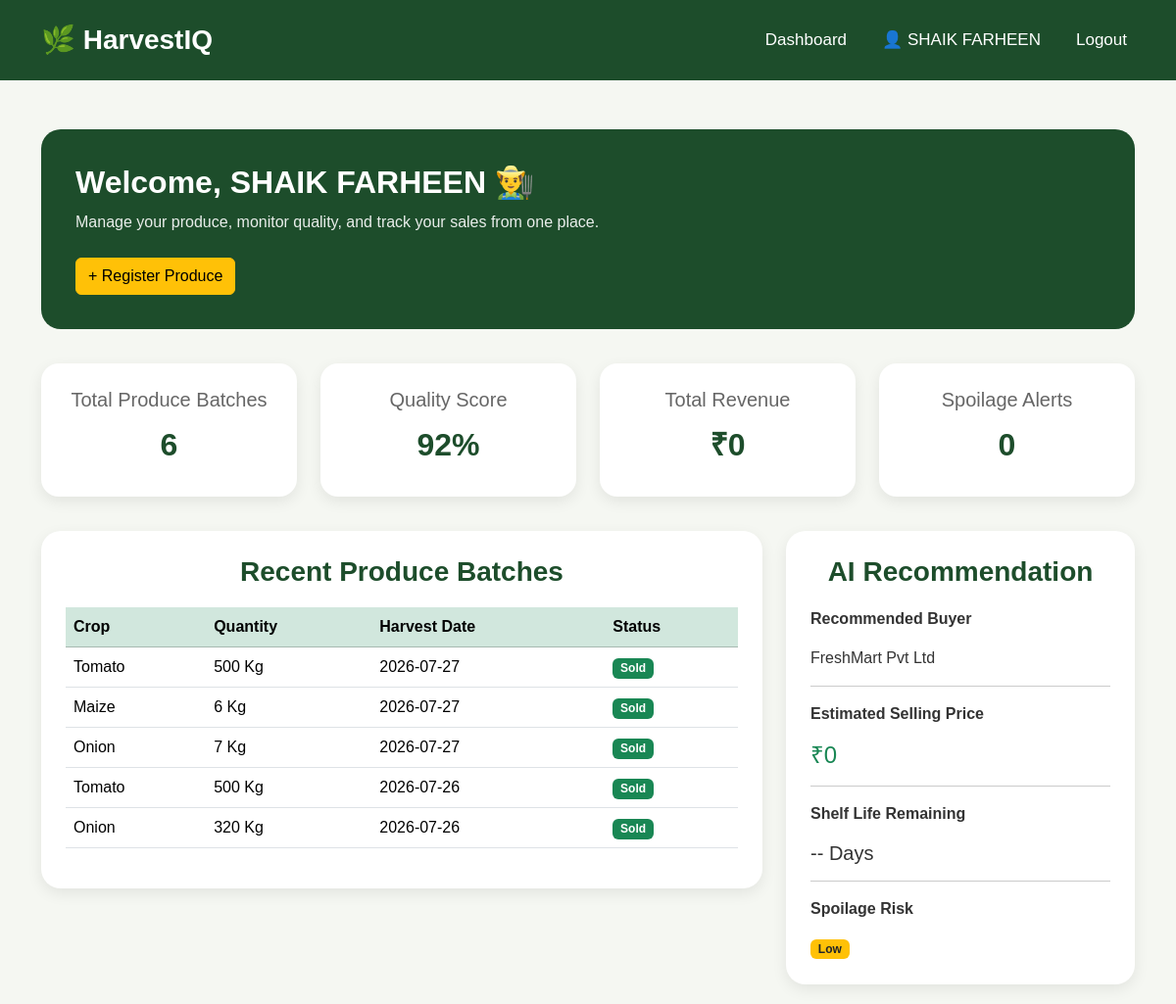
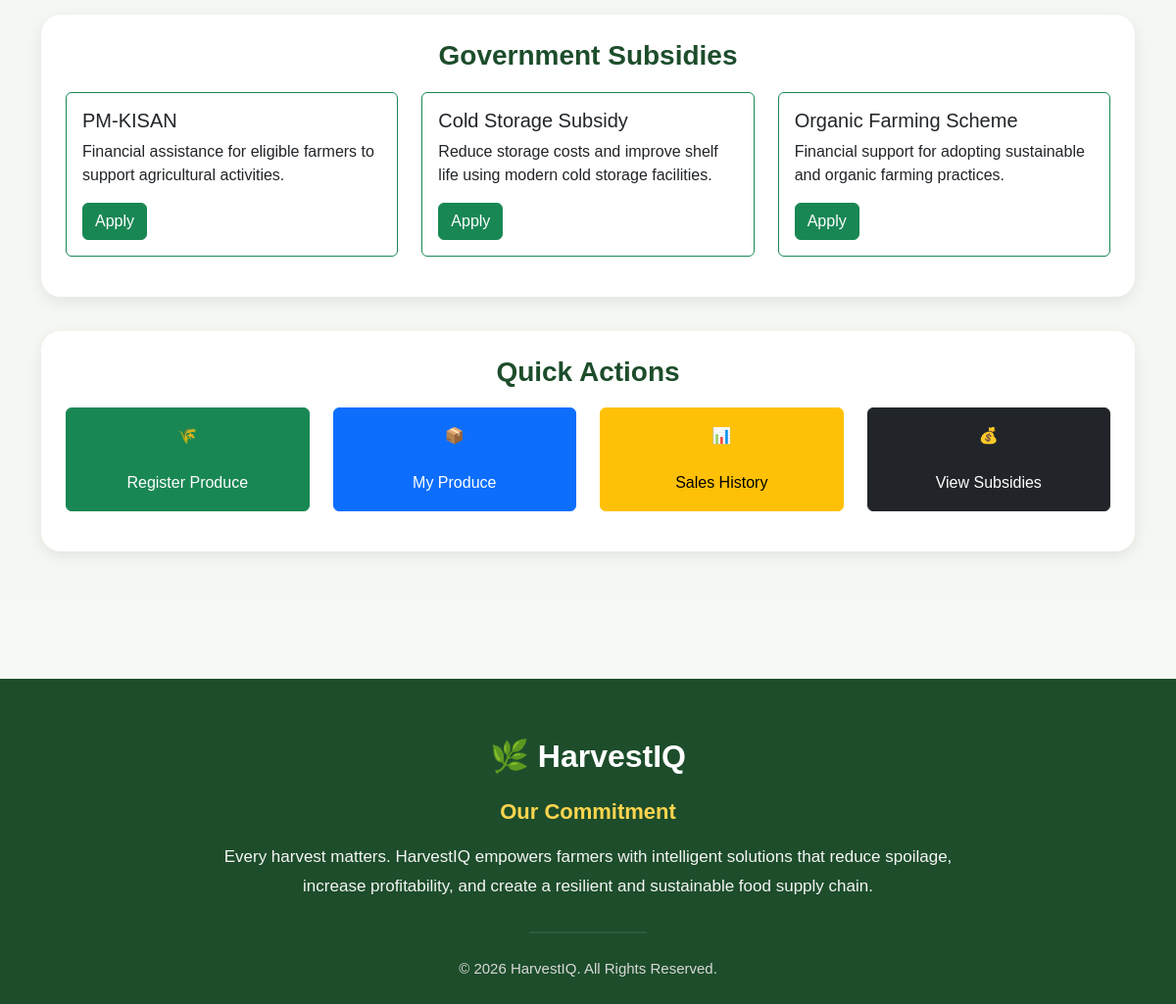
/farmer_dashboard (signed in), run on the app's committed database (2 pictures, top to bottom).
### app.py (models this page shows)
class User(db.Model):
    __tablename__ = "users"
    id = db.Column(db.Integer, primary_key=True)
    full_name = db.Column(db.String(100), nullable=False)
    email = db.Column(db.String(120), unique=True, nullable=False)
    password_hash = db.Column(db.String(255), nullable=False)
    phone = db.Column(db.String(15))
    role = db.Column(db.String(20), nullable=False)
    created_at = db.Column(db.DateTime, default=datetime.utcnow)
    farmer = db.relationship(
        "Farmer",
        back_populates="user",
        uselist=False
    )
    buyer = db.relationship(
        "Buyer",
        back_populates="user",
        uselist=False
    )
    logistics = db.relationship(
        "LogisticsProvider",
        back_populates="user",
        uselist=False
    )

class ProduceBatch(db.Model):
    __tablename__ = "produce_batches"
    id = db.Column(db.Integer, primary_key=True)
    farmer_id = db.Column(
        db.Integer,
        db.ForeignKey("farmers.id"),
        nullable=False
    )
    crop_name = db.Column(db.String(50))
    variety = db.Column(db.String(50))
    quantity = db.Column(db.Integer)
    unit = db.Column(db.String(20))
    harvest_date = db.Column(db.Date)
    farm_location = db.Column(db.String(200))
    status = db.Column(
        db.String(30),
        default="Registered"
    )
    farmer = db.relationship(
        "Farmer",
        back_populates="produce_batches"
    )
    quality = db.relationship(
        "QualityInspection",
        back_populates="batch",
        uselist=False,
        lazy=True
    )
    shelf_life = db.relationship(
        "ShelfLifePrediction",
        back_populates="batch",
        uselist=False,
        lazy=True
    )
    storage = db.relationship(
        "StorageRecord",
        back_populates="batch",
        lazy=True
    )
    deliveries = db.relationship(
        "Delivery",
        back_populates="batch",
        lazy=True
    )
    recommendation = db.relationship(
        "Recommendation",
        back_populates="batch",
        uselist=False,
        lazy=True
    )
    sale = db.relationship(
        "Sale",
        back_populates="batch",
        uselist=False,
        lazy=True
    )

### app.py (the view)
@app.route("/farmer_dashboard")
def farmer_dashboard():
    if "user_id" not in session:
        return redirect(url_for("login"))
    user = User.query.get(session["user_id"])
    farmer = Farmer.query.filter_by(user_id=user.id).first()
    total_batches = ProduceBatch.query.filter_by(farmer_id=farmer.id).count()
    recent_batches = ProduceBatch.query.filter_by(
        farmer_id=farmer.id
    ).order_by(
        ProduceBatch.harvest_date.desc()
    ).limit(5).all()
    return render_template(
        "farmer_dashboard.html",
        user=user,
        farmer=farmer,
        total_batches=total_batches,
        recent_batches=recent_batches
    )

### templates/farmer_dashboard.html (shortened to what this page needs)
{% extends "base.html" %}
{% block content %}
<div class="dashboard">
    <div class="container">
        <div class="welcome-card">
            <h2>Welcome, {{ user.full_name }} 👨‍🌾</h2>
            <p>
                Manage your produce, monitor quality, and track your sales from one place.
            </p>
            <br>
            <a href="{{ url_for('register_produce') }}" class="btn btn-warning">
                + Register Produce
            </a>
        </div>
        <div class="row g-4">
            <div class="col-md-3">
                <div class="stats-card">
                    <h5>Total Produce Batches</h5>
                    <h2>{{ total_batches }}</h2>
                </div>
            </div>
            <div class="col-md-3">
                <div class="stats-card">
                    <h5>Quality Score</h5>
                    <h2>92%</h2>
                </div>
            </div>
            <div class="col-md-3">
                <div class="stats-card">
                    <h5>Total Revenue</h5>
                    <h2>₹0</h2>
                </div>
            </div>
            <div class="col-md-3">
                <div class="stats-card">
                    <h5>Spoilage Alerts</h5>
                    <h2>0</h2>
                </div>
            </div>
        </div>
        <div class="row">
            <div class="col-lg-8">
                <div class="section-box">
                    <h3 class="section-title">Recent Produce Batches</h3>
                    <table class="table table-hover align-middle">
                        <thead class="table-success">
                            <tr>
                                <th>Crop</th>
                                <th>Quantity</th>
                                <th>Harvest Date</th>
                                <th>Status</th>
                            </tr>
                        </thead>
                        <tbody>
                            {% if recent_batches %}
                            {% for batch in recent_batches %}
                            <tr>
                                <td>{{ batch.crop_name }}</td>
                                <td>{{ batch.quantity }} {{ batch.unit }}</td>
                                <td>{{ batch.harvest_date }}</td>
                                <td>
                                    <span class="badge bg-success">
                                        {{ batch.status }}
                                    </span>
                                </td>
                            </tr>
                            {% endfor %}
                            {% else %}
                            <tr>
                                <td colspan="4" class="text-center">
                                    No produce batches registered yet.
                                </td>
                            </tr>
                            {% endif %}
                        </tbody>
                    </table>
                </div>
            </div>
            <div class="col-lg-4">
                <div class="section-box">
                    <h3 class="section-title">AI Recommendation</h3>
                    <p><strong>Recommended Buyer</strong></p>
                    <p>FreshMart Pvt Ltd</p>
                    <hr>
                    <p><strong>Estimated Selling Price</strong></p>
                    <h4 class="text-success">₹0</h4>
                    <hr>
                    <p><strong>Shelf Life Remaining</strong></p>
                    <h5>-- Days</h5>
                    <hr>
                    <p><strong>Spoilage Risk</strong></p>
                    <span class="badge bg-warning text-dark">
                        Low
                    </span>
                </div>
            </div>
        </div>
        <div class="section-box">
            <h3 class="section-title">Government Subsidies</h3>
            <div class="row">
                <div class="col-md-4 mb-3">
                    <div class="card border-success h-100">
                        <div class="card-body">
                            <h5 class="card-title">PM-KISAN</h5>
                            <p class="card-text">
                                Financial assistance for eligible farmers to support agricultural activities.
                            </p>
                            <a href="{{ url_for('apply_subsidy', subsidy_id=1) }}" class="btn btn-success">
                                Apply
                            </a>
                        </div>
                    </div>
                </div>
                <div class="col-md-4 mb-3">
                    <div class="card border-success h-100">
                        <div class="card-body">
                            <h5 class="card-title">Cold Storage Subsidy</h5>
                            <p class="card-text">
                                Reduce storage costs and improve shelf life using modern cold storage facilities.
                            </p>
                            <a href="{{ url_for('apply_subsidy', subsidy_id=2) }}" class="btn btn-success">
                                Apply
                            </a>
                        </div>
                    </div>
                </div>
                <div class="col-md-4 mb-3">
                    <div class="card border-success h-100">
                        <div class="card-body">
                            <h5 class="card-title">Organic Farming Scheme</h5>
                            <p class="card-text">
                                Financial support for adopting sustainable and organic farming practices.
                            </p>
                            <a href="{{ url_for('apply_subsidy', subsidy_id=3) }}" class="btn btn-success">
                                Apply
                            </a>
                        </div>
                    </div>
                </div>
            </div>
        </div>
        <div class="section-box">
            <h3 class="section-title">Quick Actions</h3>
            <div class="row text-center">
                <div class="col-md-3 mb-3">
                    <a href="{{ url_for('register_produce') }}" class="btn btn-success w-100 py-3">
                        🌾<br><br>
                        Register Produce
                    </a>
                </div>
                <div class="col-md-3 mb-3">
                    <a href="{{ url_for('my_produce') }}" class="btn btn-primary w-100 py-3">
                        📦<br><br>
                        My Produce
                    </a>
                </div>
                <div class="col-md-3 mb-3">
                    <a href="{{ url_for('sales_history') }}" class="btn btn-warning w-100 py-3">
                        📊<br><br>
                        Sales History
                    </a>
                </div>
                <div class="col-md-3 mb-3">
                    <a href="{{ url_for('view_subsidies') }}" class="btn btn-dark w-100 py-3">
                        💰<br><br>
                        View Subsidies
                    </a>
                </div>
            </div>
        </div>
    </div>
</div>
{% endblock %}

### templates/base.html (shortened to what this page needs)
<!DOCTYPE html>
<html lang="en">
<head>
    <link href="https://cdn.jsdelivr.net/npm/bootstrap@5.3.7/dist/css/bootstrap.min.css" rel="stylesheet">
</head>
<body>
    <nav class="navbar navbar-expand-lg navbar-dark">
        <div class="container">
            <a class="navbar-brand" href="/">🌿 HarvestIQ</a>
            <div class="collapse navbar-collapse" id="menu">
                <ul class="navbar-nav ms-auto">
                    {% if "user_id" not in session %}
                    <li class="nav-item">
                        <a class="nav-link" href="{{ url_for('home') }}">Home</a>
                    </li>
                    {% if request.endpoint == "home" %}
                    <li class="nav-item">
                        <a class="nav-link" href="#features">Features</a>
                    </li>
                    {% endif %}
                    <li class="nav-item">
                        <a class="nav-link" href="{{ url_for('login') }}">Login</a>
                    </li>
                    <li class="nav-item">
                        <a class="nav-link" href="{{ url_for('register') }}">Register</a>
                    </li>
                    {% else %}
                    <li class="nav-item">
                        {% if session["role"] == "Farmer" %}
                        <a class="nav-link" href="{{ url_for('farmer_dashboard') }}">
                            Dashboard
                        </a>
                        {% elif session["role"] == "Buyer" %}
                        <a class="nav-link" href="{{ url_for('buyer_dashboard') }}">
                            Dashboard
                        </a>
                        {% elif session["role"] == "Logistics" %}
                        <a class="nav-link" href="{{ url_for('logistics_dashboard') }}">
                            Dashboard
                        </a>
                        {% endif %}
                    </li>
                    <li class="nav-item">
                        {% if session["role"] == "Farmer" %}
                        <a class="nav-link" href="{{ url_for('profile') }}">
                            👤 {{ session["name"] }}
                        </a>
                        {% elif session["role"] == "Buyer" %}
                        <a class="nav-link" href="{{ url_for('buyer_profile') }}">
                            👤 {{ session["name"] }}
                        </a>
                        {% elif session["role"] == "Logistics" %}
                        <a class="nav-link" href="{{ url_for('logistics_profile') }}">
                            👤 {{ session["name"] }}
                        </a>
                        {% endif %}
                    </li>
                    <li class="nav-item">
                        <a class="nav-link" href="{{ url_for('logout') }}">
                            Logout
                        </a>
                    </li>
                    {% endif %}
                </ul>
            </div>
        </div>
    </nav>
    {% block content %}
    {% endblock %}
    <footer>
        <div class="container">
            <div class="footer-content">
                <h3>🌿 HarvestIQ</h3>
                <p class="commitment-title">
                    Our Commitment
                </p>
                <p class="commitment-text">
                    Every harvest matters. HarvestIQ empowers farmers with intelligent
                    solutions that reduce spoilage, increase profitability, and create
                    a resilient and sustainable food supply chain.
                </p>
                <hr>
                <p class="copyright">
                    © 2026 HarvestIQ. All Rights Reserved.
                </p>
            </div>
        </div>
    </footer>
</body>
</html>

### templates/base.html (style rules this page uses)
* { margin: 0; padding: 0; box-sizing: border-box; font-family: Arial, Helvetica, sans-serif; }
body { background: #f7f9f4; color: #333; }
html { scroll-behavior: smooth; }
.navbar { background: #1d4d2b; padding: 15px 0; }
.navbar-brand { color: white !important; font-size: 28px; font-weight: bold; }
.nav-link { color: white !important; margin-left: 20px; font-size: 17px; }
.section-title { text-align: center; font-size: 40px; font-weight: bold; color: #1d4d2b; margin-bottom: 50px; }
footer { background: #1d4d2b; color: white; padding: 60px 0 25px; margin-top: 80px; }
.footer-content { max-width: 750px; margin: auto; text-align: center; }
.footer-content h3 { font-size: 32px; font-weight: bold; margin-bottom: 20px; }
.commitment-title { font-size: 22px; font-weight: 600; color: #FFD54F; margin-bottom: 15px; }
.commitment-text { font-size: 17px; line-height: 1.8; color: #f5f5f5; margin-bottom: 30px; }
footer hr { width: 120px; margin: 25px auto; border: 1px solid rgba(255, 255, 255, .3); }
.copyright { font-size: 15px; color: #d8d8d8; margin: 0; }

### templates/farmer_dashboard.html (style rules this page uses)
.dashboard { background: #f5f7f2; min-height: 100vh; padding: 50px 0; }
.welcome-card { background: #1d4d2b; color: white; padding: 35px; border-radius: 20px; margin-bottom: 35px; }
.welcome-card h2 { font-weight: bold; margin-bottom: 10px; }
.welcome-card p { margin: 0; opacity: .9; }
.stats-card { background: white; border-radius: 18px; padding: 25px; box-shadow: 0 5px 15px rgba(0, 0, 0, .08); transition: .3s; text-align: center; height: 100%; }
.stats-card h5 { color: #666; margin-bottom: 15px; }
.stats-card h2 { color: #1d4d2b; font-weight: bold; }
.section-box { background: white; border-radius: 20px; padding: 25px; margin-top: 35px; box-shadow: 0 5px 15px rgba(0, 0, 0, .08); }
.section-title { color: #1d4d2b; font-size: 28px; font-weight: bold; margin-bottom: 20px; }

### data on the page
User: name "SHAIK FARHEEN", full_name "SHAIK FARHEEN"
ProduceBatch: crop_name "Tomato", quantity "500", unit "Kg", harvest_date "2026-07-27", status "Sold"
ProduceBatch: crop_name "Maize", quantity "6", unit "Kg", harvest_date "2026-07-27", status "Sold"
ProduceBatch: crop_name "Onion", quantity "7", unit "Kg", harvest_date "2026-07-27", status "Sold"
ProduceBatch: crop_name "Tomato", quantity "500", unit "Kg", harvest_date "2026-07-26", status "Sold"
ProduceBatch: crop_name "Onion", quantity "320", unit "Kg", harvest_date "2026-07-26", status "Sold"

### other printed values
{{ total_batches }} "6"
